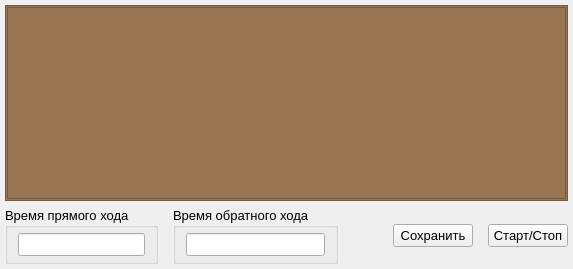
      <widget class="QWidget" name="tab_strokeTest">
       <property name="enabled">
        <bool>true</bool>
       </property>
       <attribute name="title">
        <string>Тест полного хода</string>
       </attribute>
       <layout class="QVBoxLayout" name="verticalLayout_26">
        <property name="leftMargin">
         <number>5</number>
        </property>
        <property name="topMargin">
         <number>5</number>
        </property>
        <property name="rightMargin">
         <number>5</number>
        </property>
        <property name="bottomMargin">
         <number>5</number>
        </property>
        <item>
         <widget class="QFrame" name="frame_chart_stroke">
          <property name="styleSheet">
           <string notr="true">background-color: rgb(152, 118, 84);</string>
          </property>
          <property name="frameShape">
           <enum>QFrame::Shape::StyledPanel</enum>
          </property>
          <property name="frameShadow">
           <enum>QFrame::Shadow::Raised</enum>
          </property>
          <layout class="QVBoxLayout" name="verticalLayout_44">
           <property name="spacing">
            <number>3</number>
           </property>
           <property name="leftMargin">
            <number>1</number>
           </property>
           <property name="topMargin">
            <number>1</number>
           </property>
           <property name="rightMargin">
            <number>1</number>
           </property>
           <property name="bottomMargin">
            <number>1</number>
           </property>
           <item>
            <widget class="MyChart" name="Chart_stroke"/>
           </item>
          </layout>
         </widget>
        </item>
        <item>
         <layout class="QHBoxLayout" name="horizontalLayout_strokeTest_menu">
          <property name="spacing">
           <number>15</number>
          </property>
          <item>
           <widget class="QGroupBox" name="groupBox_strokeTest_forwardTime">
            <property name="font">
             <font>
              <family>Segoe UI</family>
              <pointsize>10</pointsize>
             </font>
            </property>
            <property name="title">
             <string>Время прямого хода</string>
            </property>
            <layout class="QHBoxLayout" name="horizontalLayout_19">
             <property name="spacing">
              <number>0</number>
             </property>
             <property name="leftMargin">
              <number>10</number>
             </property>
             <property name="topMargin">
              <number>5</number>
             </property>
             <property name="rightMargin">
              <number>10</number>
             </property>
             <property name="bottomMargin">
              <number>5</number>
             </property>
             <item>
              <widget class="QLineEdit" name="lineEdit_strokeTest_forwardTime">
               <property name="sizePolicy">
                <sizepolicy hsizetype="Preferred" vsizetype="Fixed">
                 <horstretch>0</horstretch>
                 <verstretch>0</verstretch>
                </sizepolicy>
               </property>
               <property name="focusPolicy">
                <enum>Qt::FocusPolicy::NoFocus</enum>
               </property>
               <property name="alignment">
                <set>Qt::AlignmentFlag::AlignCenter</set>
               </property>
               <property name="readOnly">
                <bool>true</bool>
               </property>
              </widget>
             </item>
            </layout>
           </widget>
          </item>
          <item>
           <widget class="QGroupBox" name="groupBox__strokeTest_backwardTime">
            <property name="font">
             <font>
              <family>Segoe UI</family>
              <pointsize>10</pointsize>
             </font>
            </property>
            <property name="title">
             <string>Время обратного хода</string>
            </property>
            <layout class="QHBoxLayout" name="horizontalLayout_20">
             <property name="spacing">
              <number>0</number>
             </property>
             <property name="leftMargin">
              <number>10</number>
             </property>
             <property name="topMargin">
              <number>5</number>
             </property>
             <property name="rightMargin">
              <number>10</number>
             </property>
             <property name="bottomMargin">
              <number>5</number>
             </property>
             <item>
              <widget class="QLineEdit" name="lineEdit_strokeTest_backwardTime">
               <property name="sizePolicy">
                <sizepolicy hsizetype="Preferred" vsizetype="Fixed">
                 <horstretch>0</horstretch>
                 <verstretch>0</verstretch>
                </sizepolicy>
               </property>
               <property name="focusPolicy">
                <enum>Qt::FocusPolicy::NoFocus</enum>
               </property>
               <property name="alignment">
                <set>Qt::AlignmentFlag::AlignCenter</set>
               </property>
               <property name="readOnly">
                <bool>true</bool>
               </property>
              </widget>
             </item>
            </layout>
           </widget>
          </item>
          <item>
           <spacer name="horizontalSpacer_strokeTest_menu">
            <property name="orientation">
             <enum>Qt::Orientation::Horizontal</enum>
            </property>
            <property name="sizeHint" stdset="0">
             <size>
              <width>40</width>
              <height>20</height>
             </size>
            </property>
           </spacer>
          </item>
          <item>
           <widget class="QPushButton" name="pushButton_strokeTest_save">
            <property name="sizePolicy">
             <sizepolicy hsizetype="Preferred" vsizetype="Fixed">
              <horstretch>0</horstretch>
              <verstretch>0</verstretch>
             </sizepolicy>
            </property>
            <property name="font">
             <font>
              <family>Segoe UI</family>
              <pointsize>10</pointsize>
             </font>
            </property>
            <property name="text">
             <string>Сохранить</string>
            </property>
            <property name="shortcut">
             <string>.</string>
            </property>
           </widget>
          </item>
          <item>
           <widget class="QPushButton" name="pushButton_strokeTest_start">
            <property name="sizePolicy">
             <sizepolicy hsizetype="Preferred" vsizetype="Fixed">
              <horstretch>0</horstretch>
              <verstretch>0</verstretch>
             </sizepolicy>
            </property>
            <property name="font">
             <font>
              <family>Segoe UI</family>
              <pointsize>10</pointsize>
             </font>
            </property>
            <property name="text">
             <string>Старт/Стоп</string>
            </property>
           </widget>
          </item>
         </layout>
        </item>
       </layout>
      </widget>
